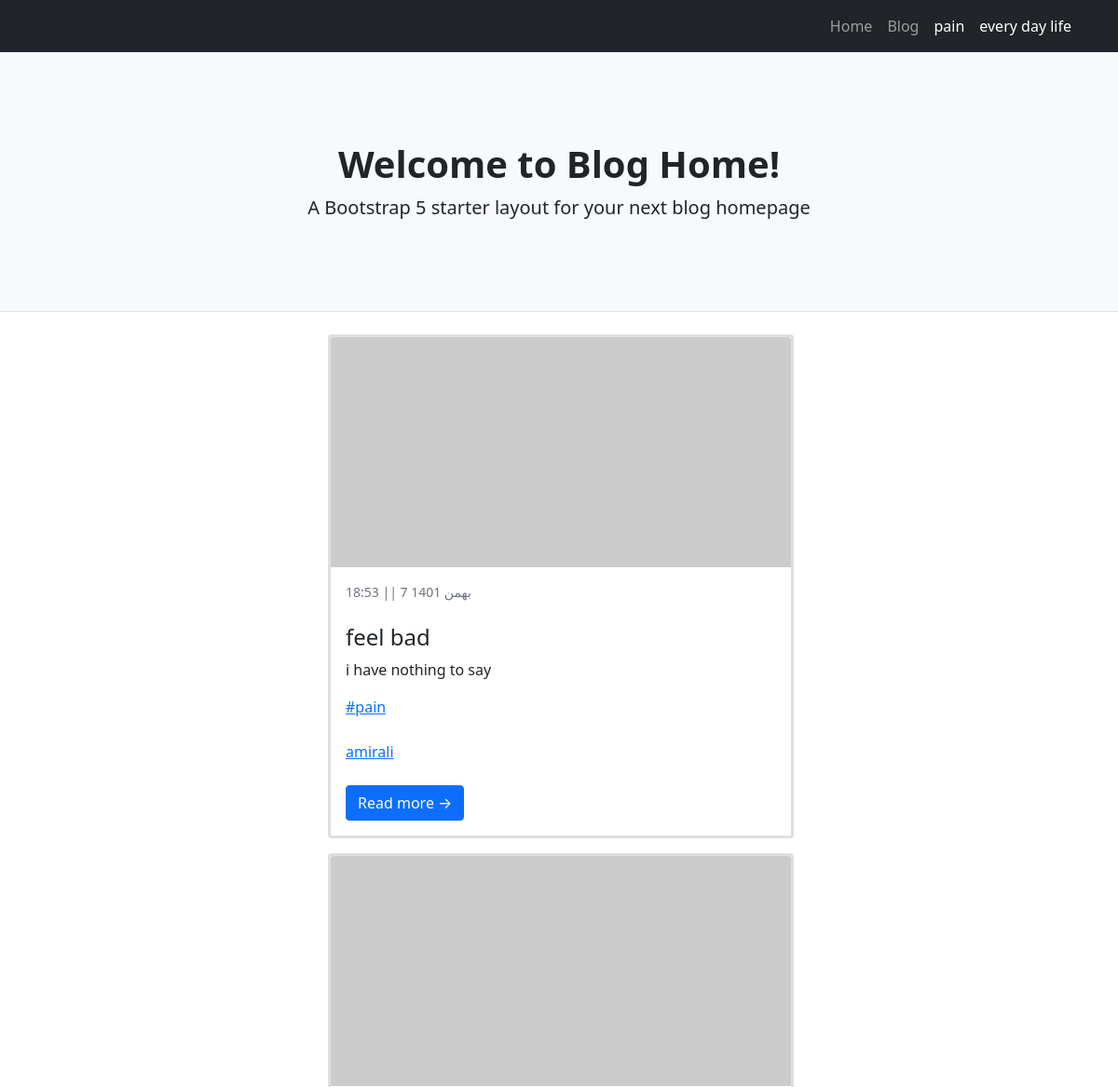
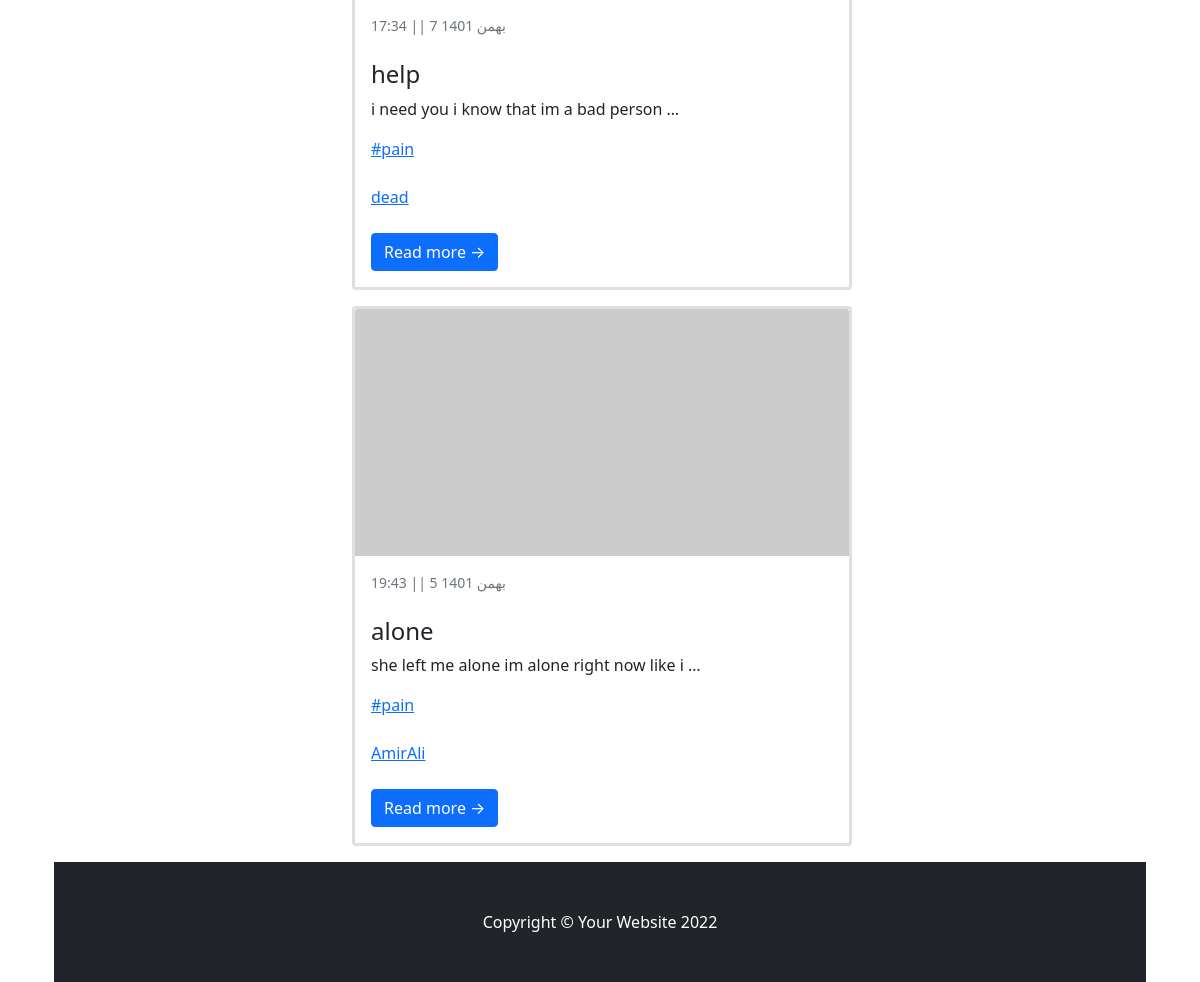
/category/pain, run on the app's committed database (2 pictures, top to bottom).
### blog/models.py (models this page shows, shortened)
class Category(models.Model):
    parent = models.ForeignKey("self",default=None,null=True,blank=True,on_delete=models.SET_NULL,related_name='children')
    title = models.CharField(max_length=200)
    slug = models.SlugField(max_length=100,unique=True)
    status = models.BooleanField(default=True,verbose_name="show")
    position = models.IntegerField(verbose_name="order")
    class Meta:
        ordering = ['parent__id','position']
    objects = CategorytManager()

class Article(models.Model):
    STATUS_CHOICES=(
        ('d','draft'),
        ("p",'publish')
    )
    author = models.ForeignKey(User,on_delete=models.SET_NULL,null=True,related_name="posts_of_author")# اختصاص دادن یک نویسدنده برای پست
    title = models.CharField(max_length=200)
    slug = models.SlugField(max_length=100,unique=True)
    category = models.ManyToManyField(Category,related_name="post_of_category")
    descriptions = models.TextField()
    publish= models.DateTimeField(default=timezone.now)
    created = models.DateTimeField(auto_now_add=True)
    updated = models.DateTimeField(auto_now=True)
    status = models.CharField(max_length=1,choices=STATUS_CHOICES)
    class Meta:
        ordering = ["-publish"]
    def jalali_get_publish(self):
         return jalali_converter(self.publish)
    jalali_get_publish.short_description = "date published"
    def category_to_str(self):
        return ", ".join([category.title for category in self.category.active()])
    category_to_str.short_description = "category"  # این اطلاعات را با چه تایتلی در پنل ادمین نشان دهد
    objects = PostManager()

### account/models.py (models this page shows)
class User(AbstractUser):   #ارث بری از کلاس یوزر خود جنگو و ایجاد یوزر جدید برای استفاده توی پروژه
    is_author = models.BooleanField(default=False)
    special_user = models.DateTimeField(default=timezone.now)
    def special_or_not(self):
        if(timezone.now() < self.special_user):   #ایا یوزر الان یوزر طلایی هست یا ن
            return True
        else:
            return False
    special_or_not.boolean = True
    special_or_not.short_description = "special user"

### blog/views.py (the view)
# urls.py: path('category/<slug:slug>',Category_list.as_view(),name="category"),
class Category_list(ListView):
    paginate_by = 5  # """پیچ انیشین صفجه کتگوری"""
    template_name = "blog/category.html"
    def get_queryset(self):
        global category
        slug = self.kwargs.get("slug")
        category = get_object_or_404(Category.objects.active(),slug=slug)
        return category.post_of_category.published()
    def get_context_data(self, **kwargs):
        context = super().get_context_data(**kwargs)
        context["category"] = category
        return context

### blog/models.py (called while the page is built)
    def published(self):
        return self.filter(status="p")

    def active(self):
        return self.filter(status=True)

### blog/templatetags/base_tag.py (called while the page is built)
@register.inclusion_tag("blog/partial/navbar_tag.html")
def category_navbar():
    return {"category":Category.objects.filter(status = True)}

### extensions/jalali.py (called while the page is built)
    def persian_tuple(self):
        return self.persian_year, self.persian_month, self.persian_day

### extensions/utils.py (called while the page is built)
def jalali_converter(date):
    date_to_str = "{},{},{}".format(date.year,date.month,date.day)
    date_to_tuple = jalali.Gregorian(date_to_str).persian_tuple()
    date_to_list = list(date_to_tuple)
    for index , month in enumerate(ir_month):
        if date_to_list[1] == index+1:
            date_to_list[1]= month
            break
    output = f" ||  {date_to_list[2]} {date_to_list[1]} {date_to_list[0]}"
    output2 = f"    {date.hour}:{date.minute} "
    retu = [output,output2]
    return retu[1] + retu[0]

### templates/blog/category.html (shortened to what this page needs)
{%extends 'blog/base_list.html'%}

### templates/blog/base_list.html (shortened to what this page needs)
{%extends "blog/base.html"%}
{%block main%}
        <div class="container">
            <div class="row">
                <div class="col-lg-8">
                  {%for post in object_list%}
                  <div class="card mb-3">
                      <a href="#!"><img class="card-img-top" src="https://dummyimage.com/700x350/dee2e6/6c757d.jpg" alt="..." /></a>
                      <div class="card-body">
                          <div class="small text-muted">{{post.jalali_get_publish}}</div>
                          <h2 class="card-title h4">{{post.title}}</h2>
                          <p class="card-text">{{post.descriptions|striptags | truncatewords:10}}</p>
                            {%for cat in post.category.active%}
                            <a href='{%url "blog:category" cat.slug%}'><p class="card-text">#{{cat.title}}</p></a> <br>
                            {%endfor%}
                            <a href='{%url "blog:author" post.author%}'><p class="card-text">{{post.author}}</p></a> <br>
                          <a class="btn btn-primary" href="{%url 'blog:Details' post.slug%}">Read more →</a>
                      </div>
                  </div>
                  {%endfor%}
            </div>
        </div>
{%endblock%}

### templates/blog/partial/navbar_tag.html (shortened to what this page needs)
<div class="collapse navbar-collapse" id="navbarSupportedContent">
    <ul class="navbar-nav ms-auto mb-2 mb-lg-0">
        <li class="nav-item"><a class="nav-link" href="{%url 'blog:home'%}">Home</a></li>
        <li class="nav-item"><a class="nav-link" aria-current="page" href="{%url "blog:home"%}">Blog</a></li>
        {%for cat in category%}
            {%if cat.parent == None%}
                <li class="nav-item">
                    <a class="nav-link active" aria-current="page" href="{%url "blog:category" cat.slug %}">{{cat.title}}</a>
                </li>
            {%endif%}
        {%endfor%}
    </ul>
</div>

### data on the page
Category: title "pain"
Category: title "every day life"
Article: jalali_get_publish "18:53 || 7 بهمن 1401", title "feel bad", descriptions "i have nothing to say", author "amirali"
Article: jalali_get_publish "17:34 || 7 بهمن 1401", title "help", descriptions "i need you i know that im a bad person …", author "dead"
Article: jalali_get_publish "19:43 || 5 بهمن 1401", title "alone", descriptions "she left me alone im alone right now like i …", author "AmirAli"
